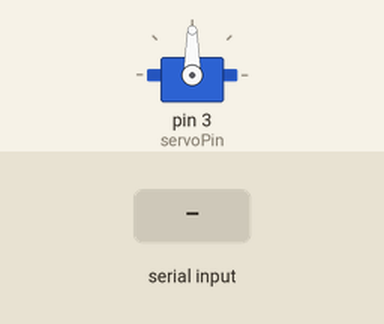
Recording of a sketch running on a simulated Arduino Uno, built with avr-gcc and run on an emulated ATmega328P. On the bench: servo. Inputs (shaded band) come from the test bench.

Above: at 1.2 s.
1.3 s: "30,150\n" received over Serial
At 2.4 s:
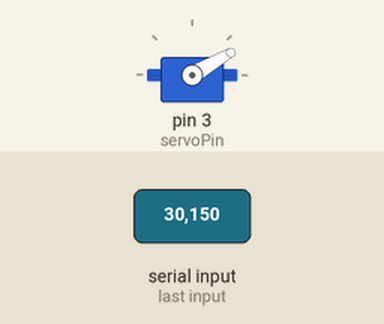
2.8 s: "5\n" received over Serial
At 3.3 s:
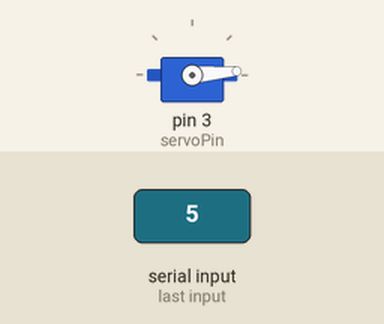
4.3 s: "200\n" received over Serial
At 5.5 s:
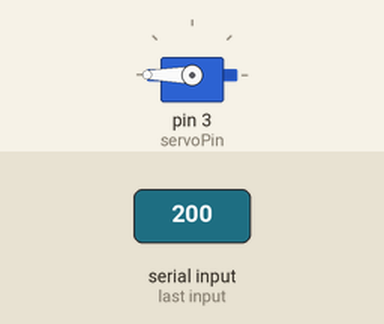
5.8 s: "90,45\n" received over Serial
At 7.0 s:
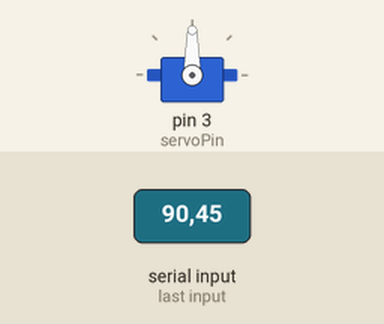
Timing chart, 0 to 8.3 s (numbered marks = the images above; inputs shaded):
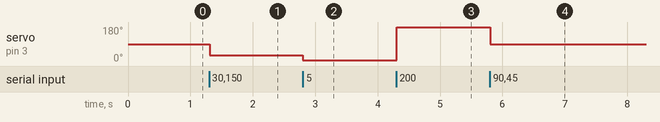

Measured:
- after the input at 1.3 s, servo on pin 3 (servoPin): 90° → 30° at once
- after the input at 2.8 s, servo on pin 3 (servoPin): 30° → 5° at once
- after the input at 4.3 s, servo on pin 3 (servoPin): 5° → 180° at once
- after the input at 5.8 s, servo on pin 3 (servoPin): 180° → 90° at once

The sketch:

test4.ino
```cpp
#include<Servo.h>
int servoPin = 3;
//Servo object
Servo Servo1;

void setup(){
  Serial.begin(9600);
  //Attach servo to pin number
  Servo1.attach(servoPin);
}

void loop(){
  if(Serial.available()>0){
    String receivedString = Serial.readStringUntil('\n');

    if(receivedString.length()>0){
      int angle1 = receivedString.toInt();
      Servo1.write(angle1);
    }
  }
}
```
